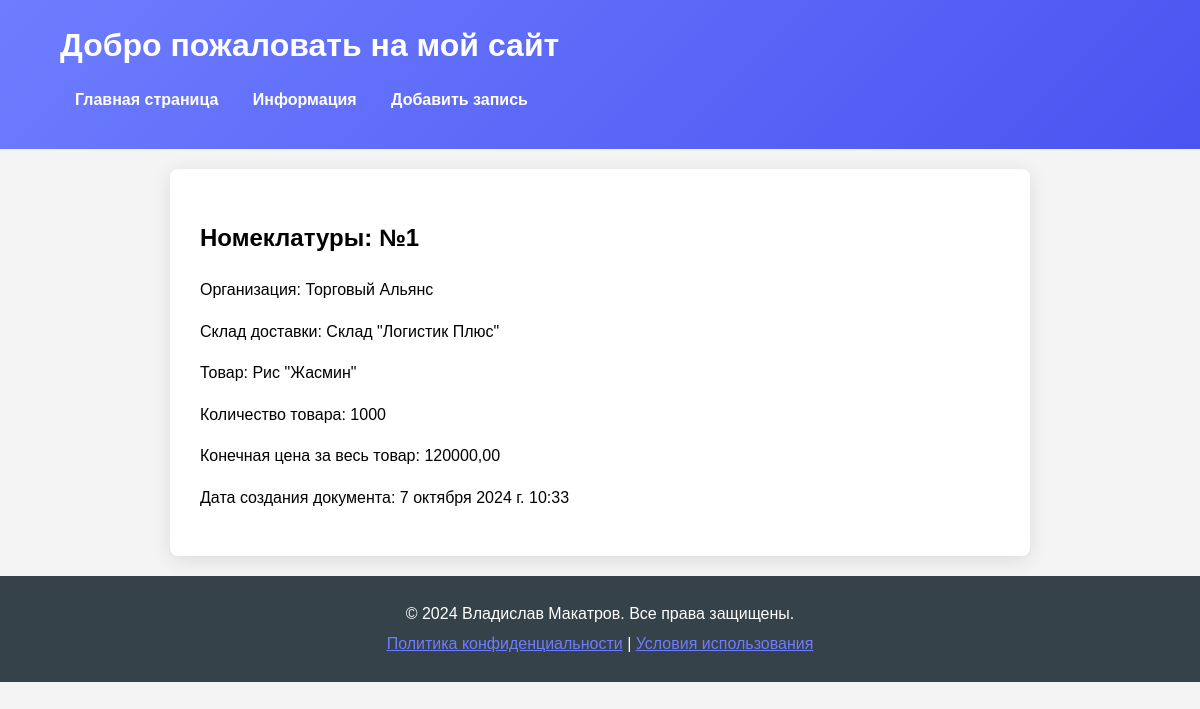
Screenshot of /information/ with the database file from the repository.
### storage/models.py (models this page shows, shortened)
class Supply(models.Model):
    Nomenclature = models.CharField(max_length=300)
    Organization = models.ForeignKey(Organization, on_delete=models.CASCADE)
    Warehouse = models.ForeignKey(Warehouse, on_delete=models.CASCADE)
    Product = models.ForeignKey(Product, on_delete=models.CASCADE)
    QuantitiProduct = models.PositiveIntegerField()
    Total_price = models.DecimalField(max_digits=10, decimal_places=2, editable=False, default=0)
    created_at = models.DateTimeField(auto_now_add=True)

class Organization(models.Model):
    name = models.CharField(max_length=100)
    type_organization = models.ForeignKey(TypeOrganization, on_delete=models.CASCADE)
    def __str__(self):
        return self.name

class Warehouse(models.Model):
    name = models.CharField(max_length=100)
    address = models.CharField(max_length=100)
    warehouse_volume = models.FloatField()
    def __str__(self):
        return self.name

class Product(models.Model):
    name = models.CharField(max_length=100)
    price = models.DecimalField(max_digits=10, decimal_places=2)
    def __str__(self):
        return self.name

### storage/views.py (the view)
# urls.py: path('information/', views.information, name='information'),
def information(request):
    products = Product.objects.all()
    warehouses = Warehouse.objects.all()
    type_organizations = TypeOrganization.objects.all()
    organizations = Organization.objects.all()
    supplies = Supply.objects.all()
    context = {
        'tovar': products,
        'sklad': warehouses,
        'TypeOrg': type_organizations,
        'organization': organizations,
        'postavka': supplies
    }
    return render(request, 'information.html', context)

### storage/templates/information.html (shortened to what this page needs)
{% extends "base.html" %}
{% block content %}
<section>
        {% for supply in postavka %}
            <div class="content-section">
                <h1>Номеклатуры: №{{ supply.Nomenclature }}</h1>
                <p>Организация: {{ supply.Organization }}</p>
                <p>Склад доставки: {{ supply.Warehouse }}</p>
                <p>Товар: {{ supply.Product }}</p>
                <p>Количество товара: {{ supply.QuantitiProduct }}</p>
                <p>Конечная цена за весь товар: {{ supply.Total_price }}</p>
                <p>Дата создания документа: {{ supply.created_at }}</p>
            </div>
        {% endfor %}
</section>
{% endblock %}

### storage/static/css/main.css (style rules this page uses)
body { font-family: 'Arial', sans-serif; line-height: 1.6; margin: 0; padding: 0; background-color: #f4f4f4; }
.content-section p { line-height: 1.6; margin-bottom: 15px; }
.content-section { background-color: #ffffff; padding: 30px; border-radius: 8px; box-shadow: 0 4px 20px rgba(0, 0, 0, 0.1); margin: 20px auto; max-width: 800px; }

### rows the page displays
Supply: Nomenclature "1", Organization "Торговый Альянс", Warehouse "Склад \"Логистик Плюс\"", Product "Рис \"Жасмин\"", QuantitiProduct "1000", Total_price "120000,00", created_at "7 октября 2024 г. 10:33"
